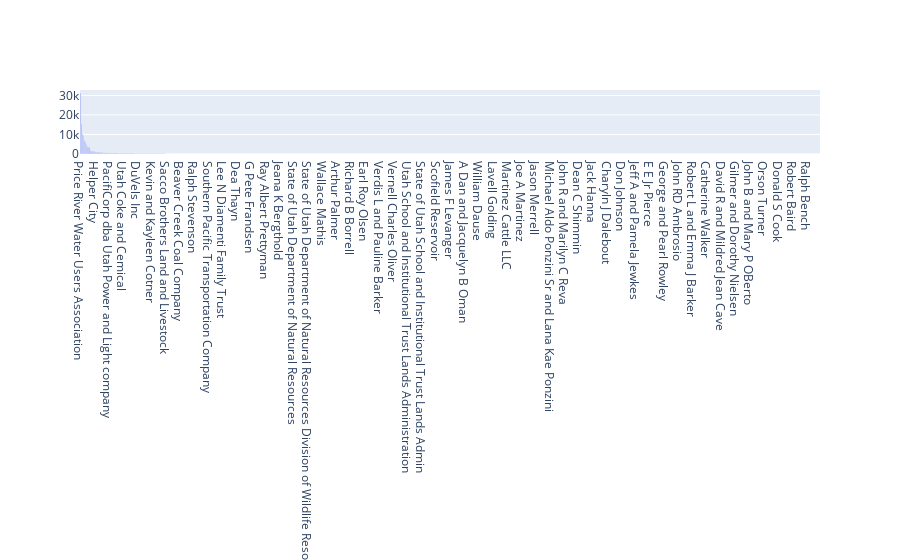

This figure's notebook cell:
### Code cell
fig = go.Figure()

fig.add_trace(
    go.Bar(x=df["Owner Name"], y=df["Total Depletion Rights"]))
fig.update_layout(xaxis={'categoryorder':'total descending'})

### Figure 1 — Plotly figure (JSON) as saved in the notebook; plotly's stock layout.template omitted (floating-point values rounded to 4 significant figures; data arrays with more than 128 entries replaced by an {"elided": "..."} marker saying what was removed)
{"data": [{"type": "bar", "x": {"elided": "831 str values"}, "y": {"elided": "831 float values"}}], "layout": {"xaxis": {"categoryorder": "total descending"}}}
